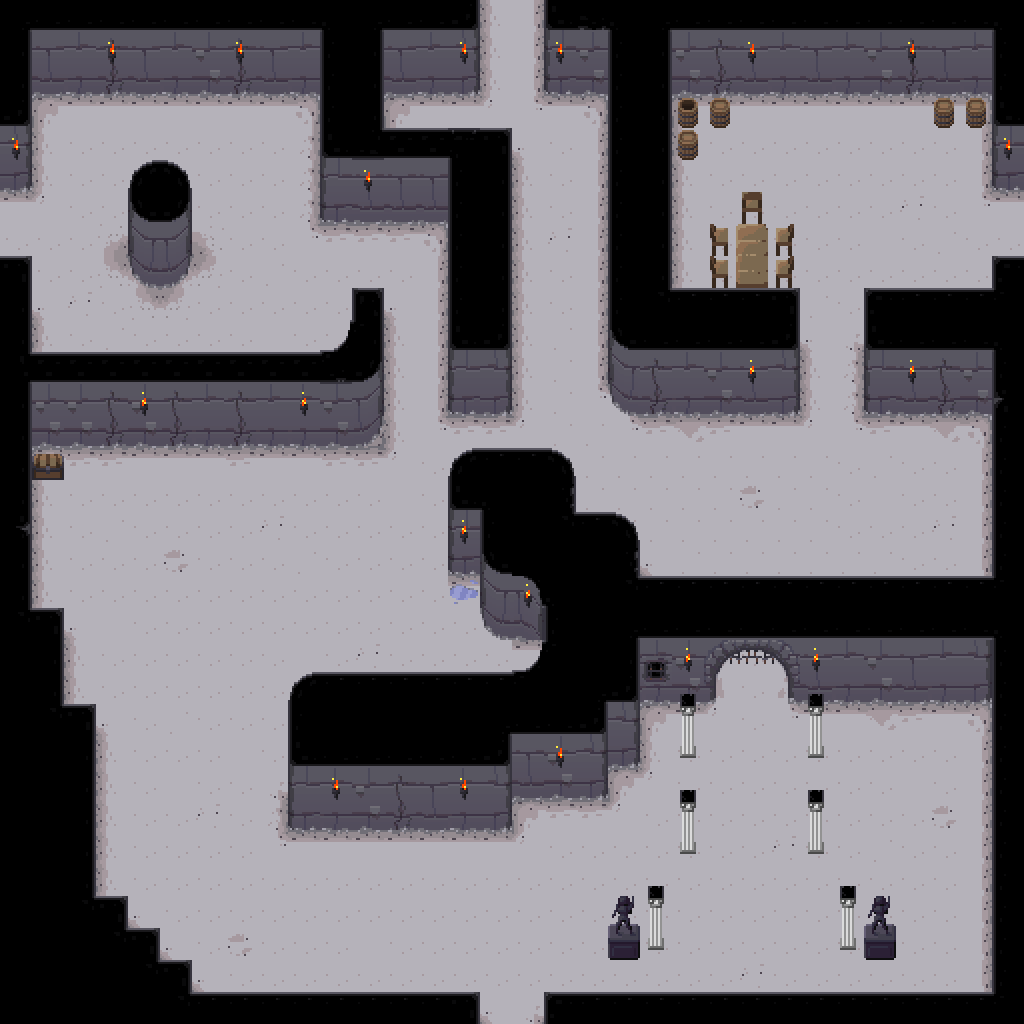

Below is a game level as drawn by its tile map, then a one-line description and the .tmx that defines it (tile-layer data replaced by summaries):
An orthogonal 32x32 tile map with 32x32 px tiles, 4 tile layers (ground, walls, objects, tops) and 72 objects (2x light).

<map version="1.0" orientation="orthogonal" width="32" height="32" tilewidth="32" tileheight="32">
 <tileset firstgid="1" name="dungeon tileset calciumtrice" tilewidth="32" tileheight="32">
  <image source="../textures/spritesheets/dungeon tileset calciumtrice.png" width="960" height="808" />
 </tileset>
 <layer name="ground" width="32" height="32">
  <data>[1024 cells, 1024 non-empty, 26 distinct tile ids]</data>
 </layer>
 <layer name="walls" width="32" height="32">
  <data>[1024 cells, 177 non-empty, 31 distinct tile ids]</data>
 </layer>
 <layer name="objects" width="32" height="32">
  <data>[1024 cells, 56 non-empty, 16 distinct tile ids]</data>
 </layer>
 <layer name="tops" width="32" height="32">
  <data>[1024 cells, 296 non-empty, 30 distinct tile ids]</data>
 </layer>
 <objectgroup name="colliderWalls" width="0" height="0">
  <object x="0" y="0" width="480" height="96" />
  <object x="544" y="0" width="480" height="96" />
  <object x="928" y="96" width="96" height="32" />
  <object x="992" y="128" width="32" height="64" />
  <object x="608" y="96" width="128" height="32" />
  <object x="608" y="128" width="96" height="32" />
  <object x="608" y="160" width="64" height="160" />
  <object x="608" y="320" width="192" height="64" />
  <object x="640" y="384" width="160" height="32" />
  <object x="992" y="288" width="32" height="32" />
  <object x="864" y="320" width="160" height="96" />
  <object x="992" y="416" width="32" height="192" />
  <object x="128" y="192" width="64" height="64" />
  <object x="0" y="96" width="32" height="96" />
  <object x="320" y="96" width="64" height="64" />
  <object x="320" y="160" width="192" height="64" />
  <object x="448" y="224" width="64" height="192" />
  <object x="0" y="288" width="32" height="96" />
  <object x="352" y="320" width="32" height="64" />
  <object x="0" y="384" width="384" height="32" />
  <object x="0" y="416" width="352" height="32" />
  <object x="0" y="448" width="64" height="32" />
  <object x="0" y="480" width="32" height="160" />
  <object x="0" y="640" width="64" height="96" />
  <object x="0" y="736" width="96" height="192" />
  <object x="0" y="928" width="128" height="32" />
  <object x="0" y="960" width="160" height="32" />
  <object x="0" y="992" width="192" height="32" />
  <object x="448" y="480" width="128" height="64" />
  <object x="448" y="544" width="192" height="32" />
  <object x="480" y="576" width="160" height="32" />
  <object x="512" y="608" width="192" height="32" />
  <object x="800" y="608" width="224" height="32" />
  <object x="544" y="640" width="160" height="64" />
  <object x="800" y="640" width="224" height="64" />
  <object x="992" y="704" width="32" height="320" />
  <object x="288" y="704" width="352" height="64" />
  <object x="288" y="768" width="320" height="32" />
  <object x="288" y="800" width="224" height="32" />
  <object x="672" y="736" width="32" height="32" />
  <object x="800" y="736" width="32" height="32" />
  <object x="672" y="832" width="32" height="32" />
  <object x="800" y="832" width="32" height="32" />
  <object x="608" y="928" width="64" height="32" />
  <object x="832" y="928" width="64" height="32" />
  <object x="128" y="256" width="32" height="16" />
  <object x="160" y="256" width="32" height="16" />
  <object x="352" y="416" width="32" height="16" />
  <object x="608" y="384" width="32" height="16" />
  <object x="480" y="608" width="32" height="16" />
  <object x="704" y="608" width="10" height="96" />
  <object x="790" y="608" width="10" height="96" />
 </objectgroup>
 <objectgroup name="lights" width="0" height="0">
  <object name="light" x="992" y="128" width="32" height="32" />
  <object name="light" x="0" y="128" width="32" height="32" />
  <object x="736" y="32" width="32" height="32" />
  <object x="896" y="32" width="32" height="32" />
  <object x="736" y="352" width="32" height="32" />
  <object x="896" y="352" width="32" height="32" />
  <object x="672" y="640" width="32" height="32" />
  <object x="800" y="640" width="32" height="32" />
  <object x="448" y="512" width="32" height="32" />
  <object x="512" y="576" width="32" height="32" />
  <object x="128" y="384" width="32" height="32" />
  <object x="288" y="384" width="32" height="32" />
  <object x="320" y="768" width="32" height="32" />
  <object x="448" y="768" width="32" height="32" />
  <object x="544" y="736" width="32" height="32" />
  <object x="352" y="160" width="32" height="32" />
  <object x="96" y="32" width="32" height="32" />
  <object x="224" y="32" width="32" height="32" />
  <object x="448" y="32" width="32" height="32" />
  <object x="544" y="32" width="32" height="32" />
 </objectgroup>
 <objectgroup name="mapObjects" width="0" height="0" />
</map>
